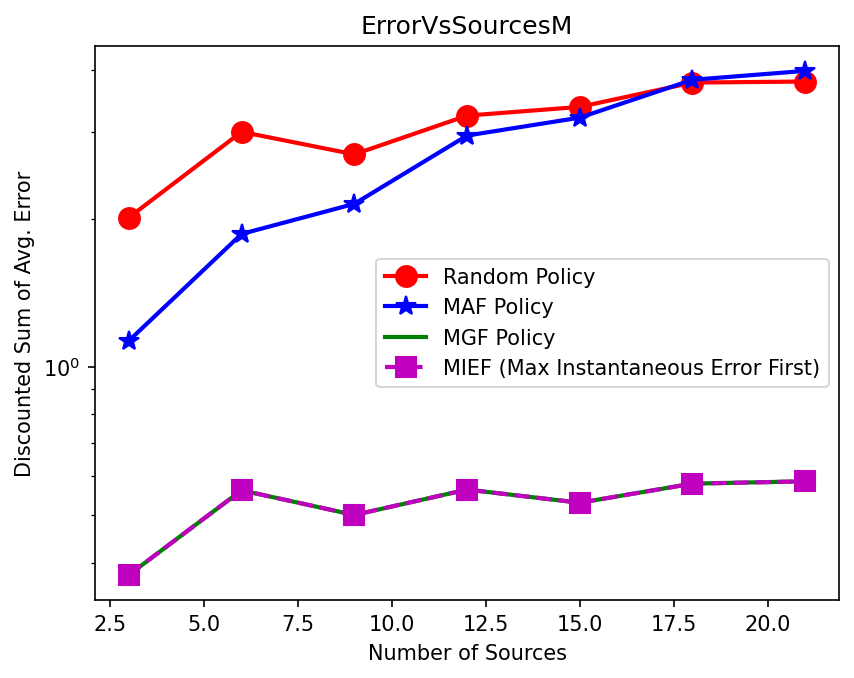

The Python source for this figure:
"""
ErrorVsSourcesM.py - 1:1 Python port of ErrorVsSourcesM.m

Faithful quirk:
    In MATLAB, after the outer `for j=1:km` (penalty init), `j` retains its
    last value (km). The inner weight loop then writes only `w(m, j)` for that
    leftover `j`, leaving every other column of w at zero. We replicate this
    exactly so the discounted error values match MATLAB.
"""
import os
import sys
import numpy as np
import matplotlib.pyplot as plt

sys.path.insert(0, os.path.dirname(os.path.abspath(__file__)))

from MGF1 import MGF1
from MAF1 import MAF1
from MIEF1 import MIEF1
from randpolicy import randpolicy


TITER = int(os.environ.get("INFOCOM_TITER", "10000"))
SEED = int(os.environ.get("INFOCOM_SEED", "0"))


def main():
    np.random.seed(SEED)
    M_default = 40  # unused below but matches MATLAB's first M=40 declaration
    N = 10
    km = 9
    B = 20
    T = 100
    K = T
    gamma = 0.9

    p = np.zeros((km, B))
    leftover_j = None
    for j in range(1, km + 1):
        if j % 3 == 0:
            p[j - 1, :B] = np.arange(1, B + 1)
        elif j % 3 == 1:
            p[j - 1, :B] = 10 * np.log(np.arange(1, B + 1))
        else:
            p[j - 1, :B] = np.exp(0.5 * np.arange(1, B + 1))
        leftover_j = j  # final value of j in MATLAB after the loop

    sources = np.arange(3, 22, 3)  # MATLAB 3:3:21
    pmgf = np.zeros(len(sources))
    pmaf = np.zeros(len(sources))
    pmief = np.zeros(len(sources))
    prand = np.zeros(len(sources))

    for ch in range(len(sources)):
        M = int(sources[ch])
        print(f"\n=== M = {M} ===")
        n = np.ones((M, km))
        c = np.ones((M, km)) * 2

        # Faithful: only the column j = leftover_j is set; the rest stay 0.
        w = np.zeros((M, km))
        j_idx = leftover_j - 1  # 0-indexed
        for m in range(M):
            if (m + 1) > 0.5 * M:
                w[m, j_idx] = 0.01
            else:
                w[m, j_idx] = 1

        pmgf[ch] = MGF1(M, N, km, T, B, K, n, c, w, gamma, p, titer=TITER)
        pmaf[ch] = MAF1(M, N, km, T, B, K, n, c, w, gamma, p)
        pmief[ch] = MIEF1(M, N, km, T, B, K, n, c, w, gamma, p)
        prand[ch] = randpolicy(M, N, km, T, B, K, n, c, w, gamma, p)

    here = os.path.dirname(os.path.abspath(__file__))
    np.savetxt(os.path.join(here, 'ErrorVsSourcesM_data.csv'),
               np.column_stack([sources, prand, pmaf, pmgf, pmief]),
               delimiter=',', header='sources,prand,pmaf,pmgf,pmief', comments='')

    plt.figure()
    plt.plot(sources, prand, 'ro-', label='Random Policy',
             linewidth=2, markersize=10)
    plt.plot(sources, pmaf, 'b*-', label='MAF Policy',
             linewidth=2, markersize=10)
    plt.plot(sources, pmgf, 'g-', label='MGF Policy',
             linewidth=2, markersize=10)
    plt.plot(sources, pmief, 'ms--', label='MIEF (Max Instantaneous Error First)',
             linewidth=2, markersize=10)
    plt.xlabel('Number of Sources')
    plt.ylabel('Discounted Sum of Avg. Error')
    plt.yscale('log')
    plt.legend()
    plt.title('ErrorVsSourcesM')
    out = os.path.join(here, 'ErrorVsSourcesM.png')
    plt.savefig(out, dpi=150, bbox_inches='tight')
    print(f"\nSaved plot to {out}")
    plt.show()


if __name__ == "__main__":
    main()
